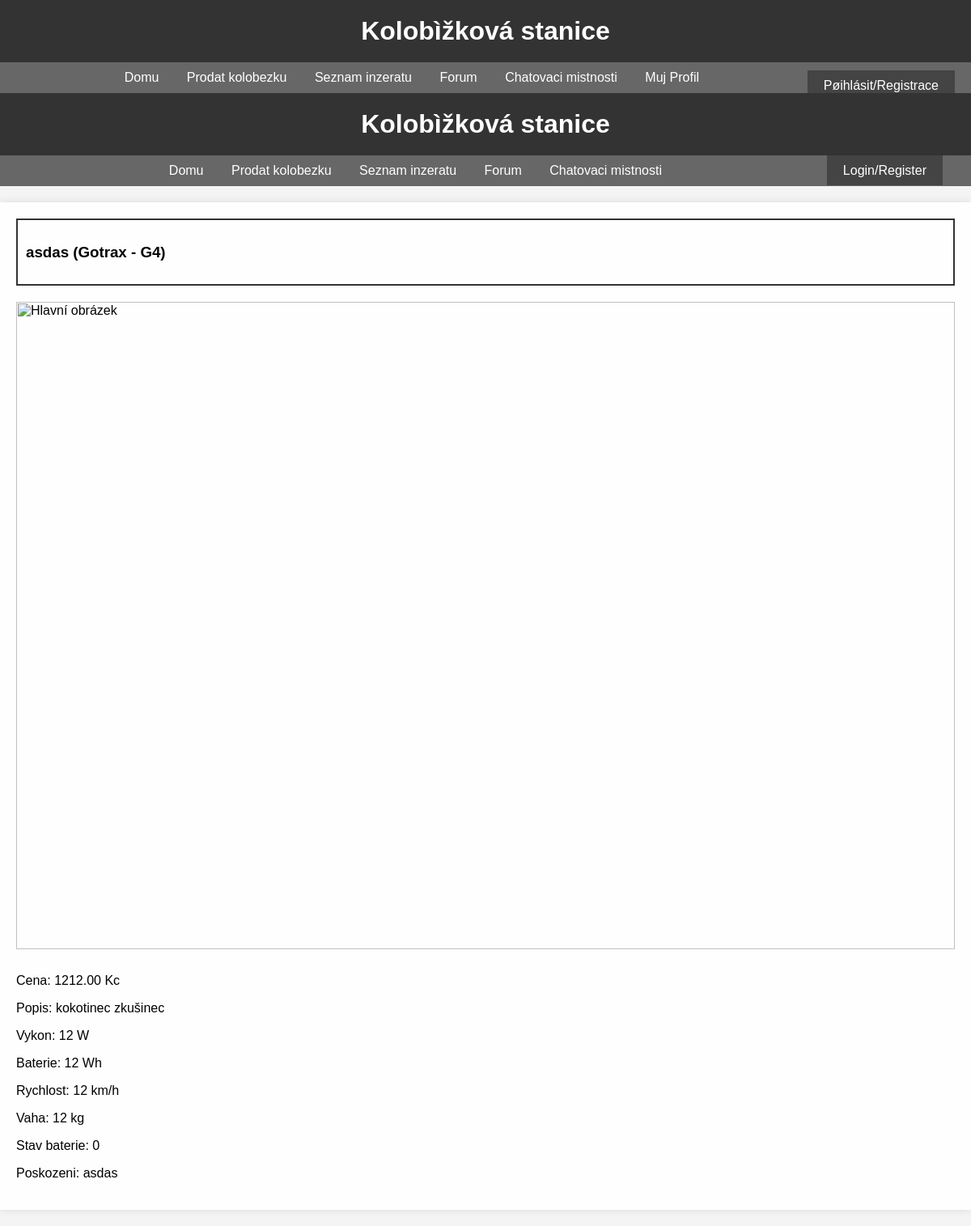
Page /ad.php?id=5 on the committed database.
### tables this page shows
CREATE TABLE `ads` (
  `id` int(11) NOT NULL,
  `user_id` int(11) NOT NULL,
  `name` varchar(255) NOT NULL,
  `price` decimal(10,2) NOT NULL,
  `description` text DEFAULT NULL,
  `manufacturer_id` int(11) NOT NULL,
  `model_id` int(11) NOT NULL,
  `performance` int(11) NOT NULL,
  `battery` int(11) NOT NULL,
  `speed` int(11) NOT NULL,
  `weight` int(11) NOT NULL,
  `battery_condition` varchar(255) NOT NULL,
  `damage` varchar(255) NOT NULL,
  `image` varchar(255) DEFAULT NULL,
  `additional_images` text DEFAULT NULL
);

CREATE TABLE `manufacturers` (
  `id` int(11) NOT NULL,
  `name` varchar(255) NOT NULL
);

CREATE TABLE `models` (
  `id` int(11) NOT NULL,
  `manufacturer_id` int(11) NOT NULL,
  `model_name` varchar(255) NOT NULL
);

### ad.php (the view, shortened to what this page needs)
<?php
include_once 'common.php';
include_once 'header.php';
$ad_id = intval($_GET['id']);
$stmt = $conn->prepare("SELECT ads.*, manufacturers.name AS manufacturer, models.model_name AS model FROM ads JOIN manufacturers ON ads.manufacturer_id = manufacturers.id JOIN models ON ads.model_id = models.id WHERE ads.id = ?");
$stmt->bind_param("i", $ad_id);
$stmt->execute();
$ad = $stmt->get_result()->fetch_assoc();
$images = [];
?>
<!DOCTYPE html>
<html lang="cs">
<head>
</head>
<body>
    <div class="container">
        <div class="ad-title">
            <h3><?php echo htmlspecialchars($ad['name']); ?> (<?php echo htmlspecialchars($ad['manufacturer']); ?> - <?php echo htmlspecialchars($ad['model']); ?>)</h3>
        </div>
        <div>
            <img id="main-image" src="<?php echo htmlspecialchars($images[0]); ?>" alt="Hlavní obrázek" class="main-image">
        </div>
        <div class="details">
            <p>Cena: <?php echo htmlspecialchars($ad['price']); ?> Kc</p>
            <p>Popis: <?php echo htmlspecialchars($ad['description']); ?></p>
            <p>Vykon: <?php echo htmlspecialchars($ad['performance']); ?> W</p>
            <p>Baterie: <?php echo htmlspecialchars($ad['battery']); ?> Wh</p>
            <p>Rychlost: <?php echo htmlspecialchars($ad['speed']); ?> km/h</p>
            <p>Vaha: <?php echo htmlspecialchars($ad['weight']); ?> kg</p>
            <p>Stav baterie: <?php echo htmlspecialchars($ad['battery_condition']); ?></p>
            <p>Poskozeni: <?php echo htmlspecialchars($ad['damage']); ?></p>
        </div>
    </div>
</body>
</html>

### header.php (style rules this page uses)
body { font-family: Arial, sans-serif; background-color: #f4f4f4; margin: 0; padding: 0; background-image: url('pozadi/pozadi1.PNG'); background-size: cover; background-repeat: no-repeat; background-position: center; }

### ad.php (style rules this page uses)
body { font-family: Arial, sans-serif; background-color: #f4f4f4; margin: 0; padding: 0; }
.container { max-width: 800px; margin: 20px auto; padding: 20px; background-color: white; box-shadow: 0 0 10px rgba(0, 0, 0, 0.1); }
.ad-title { border: 2px solid #333; padding: 10px; margin-bottom: 20px; }
.main-image { width: 100%; height: auto; }
.details { margin-top: 20px; }

### common.php (style rules this page uses)
body { font-family: Arial, sans-serif; background-color: #f4f4f4; margin: 0; padding: 0; background-image: url('pozadi/pozadi1.PNG'); background-size: cover; background-repeat: no-repeat; background-position: center; }
.container { max-width: 1200px; margin: 20px auto; padding: 20px; background-color: rgba(255, 255, 255, 0.9); box-shadow: 0 0 10px rgba(0, 0, 0, 0.1); }

### rows in the picture
ads: name "asdas", manufacturer.name "Gotrax", model.model_name "G4", price "1212.00", description "kokotinec zkušinec", performance "12", battery "12", speed "12", weight "12", battery_condition "0", damage "asdas"
